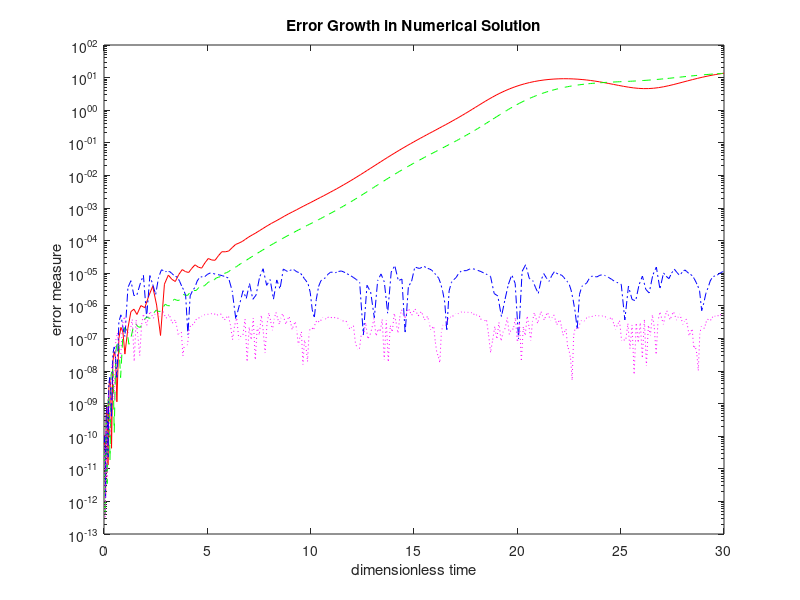

Write the MATLAB code that produced this figure. (Note: this script raises an error after producing the figure.)
function prun      
% Example: prun
% ~~~~~~~~~~~~~
% Dynamics of an inverted pendulum integrated 
% by use of ode45.
%
% User m functions required: pinvert, mom

global ncal
th0=pi/8; w=.5; tmax=30; ncal=0;

fprintf('\nFORCED OSCILLATION OF AN ');
fprintf('INVERTED PENDULUM\n');
fprintf('\nNote: Generating four sets of\n');
fprintf('numerical results takes a while.\n');

% loose spring with liberal tolerance
alp=0.1; bet=1.0; gam=1.0; tol=1.e-4;
a1=num2str(alp); b1=num2str(bet);
g1=num2str(gam); e1=num2str(tol);
options=odeset('RelTol',tol);
[t1,z1]= ...
  ode45(@pinvert,[0,tmax],[0;w*th0],...
        options,alp,bet,gam,th0,w);
n1=ncal; ncal=0;

% loose spring with stringent tolerance
alp=0.1; bet=1.0; gam=1.0; tol=1.e-10;
a2=num2str(alp); b2=num2str(bet);
g2=num2str(gam); e2=num2str(tol);
options=odeset('RelTol',tol); 
[t2,z2]= ...
  ode45(@pinvert,[0,tmax],[0;w*th0],...
        options,alp,bet,gam,th0,w);
n2=ncal; ncal=0;

% tight spring with liberal tolerance
alp=0.1; bet=4.0; gam=0.5; tol=1.e-4;
a3=num2str(alp); b3=num2str(bet);
g3=num2str(gam); e3=num2str(tol);
options=odeset('RelTol',tol); 
[t3,z3]= ...
  ode45(@pinvert,[0,tmax],[0;w*th0],...
        options,alp,bet,gam,th0,w);
n3=ncal; ncal=0;

% tight spring with stringent tolerance
alp=0.1; bet=4.0; gam=0.5; tol=1.e-10;
a4=num2str(alp); b4=num2str(bet);
g4=num2str(gam); e4=num2str(tol);
options=odeset('RelTol',tol);
[t4,z4]= ...
  ode45(@pinvert,[0,tmax],[0;w*th0],...
        options,alp,bet,gam,th0,w);
n4=ncal; ncal=0; save pinvert.mat;

% Plot results
close; semilogy( ...
  t1,abs(z1(:,1)/th0-sin(w*t1)),'-r',...
  t2,abs(z2(:,1)/th0-sin(w*t2)),'--g',...
  t3,abs(z3(:,1)/th0-sin(w*t3)),'-.b',...
  t4,abs(z4(:,1)/th0-sin(w*t4)),':m');
title('Error Growth in Numerical Solution')
xlabel('dimensionless time'); 
ylabel('error measure');
c1=['Case 1: alp=',a1,', bet=',b1,', gam=', ...
    g1,', tol=',e1];
c2=['Case 2: alp=',a2,', bet=',b2,', gam=', ...
    g2,', tol=',e2];
c3=['Case 3: alp=',a3,', bet=',b3,', gam=', ...
    g3,', tol=',e3];
c4=['Case 4: alp=',a4,', bet=',b4,', gam=', ...
    g4,', tol=',e4];
legend(c1,c2,c3,c4,4); shg
dum=input('\nPress [Enter] to continue\n','s');
%print -deps pinvert

% plot a phase diagram for case 1
clf; plot(z1(:,2)/w,z1(:,1));
axis('square'); axis([-1,1,-1,1]);
xlabel('\theta''(\tau)/\omega'); ylabel('\theta');
title(['\theta versus ( \theta''(\tau) / ' ...
       '\omega ) for Case One']); figure(gcf);
%print -deps crclplt  
disp(' '); disp('All Done');

%=============================================

function zdot=pinvert(t,z,alp,bet,gam,th0,w)
%
% zdot=pinvert(t,z,alp,bet,gam,th0,w)
% ~~~~~~~~~~~~~~~~~
% Equation of motion for the pendulum
% 
% t    - time value
% z    - vector [theta ; thetadot]
% alp,bet,gam,th0,w
%      - physical parameters in the 
%        differential equation
% zdot - time derivative of z
%
% User m functions called:  mom
%----------------------------------------------

global ncal
ncal=ncal+1; th=z(1); thd=z(2);
c=cos(th); s=sin(th); lam=sqrt(5-4*c);
zdot=[thd; mom(t,alp,bet,gam,th0,w)+...
           s-alp*thd-bet*s*(1-gam/lam)];

%=============================================

function me=mom(t,alp,bet,gam,th0,w)
%
% me=mom(t,alp,bet,gam,th0,w)
% ~~~~~~~~~
% t  - time
% alp,bet,gam,th0,w
%    - physical parameters in the
%      differential equation
% me - driving moment needed to produce 
%      exact solution
%
% User m functions called:  none.
%----------------------------------------------

th=th0*sin(w*t); 
thd=w*th0*cos(w*t); thdd=-th*w^2;
s=sin(th); c=cos(th); lam=sqrt(5-4*c);
me=thdd-s+alp*thd+bet*s*(1-gam/lam);
